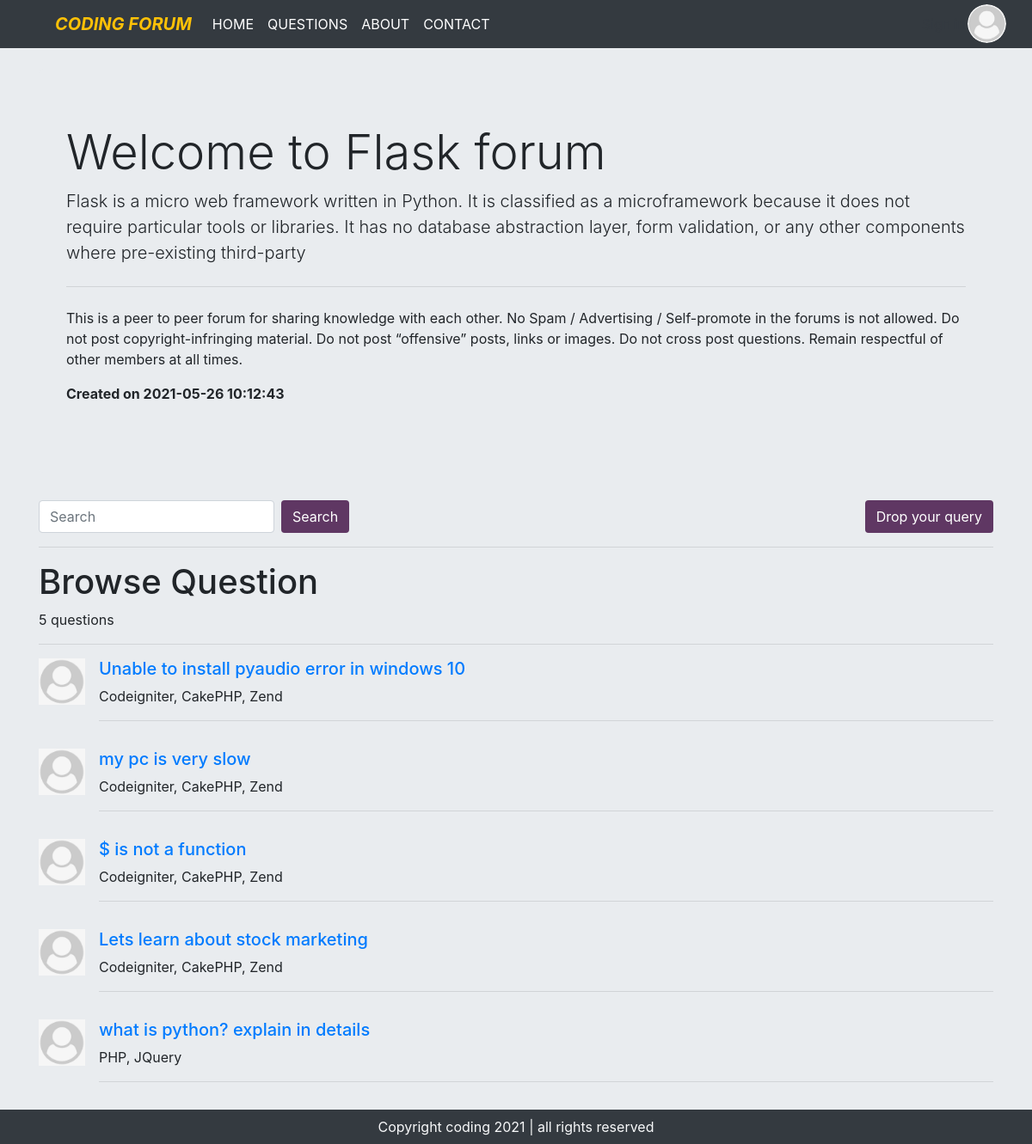
Page /questions.php?cat_id=4 on the committed database.
### tables this page shows
CREATE TABLE `categories` (
  `category_id` int(8) NOT NULL,
  `category_name` varchar(255) NOT NULL,
  `category_description` varchar(255) NOT NULL,
  `created` datetime NOT NULL DEFAULT current_timestamp()
);

CREATE TABLE `que_threads` (
  `thread_id` int(8) NOT NULL,
  `thread_title` varchar(255) NOT NULL,
  `thread_desc` text NOT NULL,
  `thread_cat_id` int(8) NOT NULL,
  `posted_by` varchar(255) NOT NULL,
  `timestamp` datetime NOT NULL DEFAULT current_timestamp(),
  `tags` text NOT NULL
);

### questions.php (the view, shortened to what this page needs)
<?php
    include 'partials/dbconnection.php';
?>
<!doctype html>
<html lang="en">
<head>
    <link rel="stylesheet" href="https://maxcdn.bootstrapcdn.com/bootstrap/4.0.0/css/bootstrap.min.css"
>
    <link rel="stylesheet" href="https://cdnjs.cloudflare.com/ajax/libs/font-awesome/5.15.3/css/all.min.css"
>
    <link rel="stylesheet" type="text/css" href="css/user-menu.css">
</head>
<body id="top">
    <?php include 'partials/header.php'; ?>
    <?php
                  if(isset($_REQUEST['cat_id']) == true){
                      $id = $_REQUEST['cat_id'];
                      $sql1 = "select * from categories where category_id = '$id'";
                      $query1 = mysqli_query($conn, $sql1);
                      while($row = mysqli_fetch_array($query1)){
                          echo '<div class="container my-4">
                            <div class="jumbotron">
                                <h1 class="display-4">Welcome to '.$row['category_name'].' forum</h1>
                                <p class="lead">'.$row['category_description'].'</p>
                                <hr class="my-4">
                                <p>This is a peer to peer forum for sharing knowledge with each other. No Spam / Advertising /
                                Self-promote in the forums is not allowed. Do not post copyright-infringing material.
                                Do not post “offensive” posts, links or images.
                                Do not cross post questions.
                                Remain respectful of other members at all times.</p>
                                <p><b>Created on '.$row['created'].'</b></p>
                            </div>
                        </div>';
                       }
                    }
    ?>
    <div class="container d-flex justify-content-between align-items-baseline mt-4">
        <form class="form-inline my-2 my-lg-0" action="search.php" method="GET">
            <input class="form-control mr-sm-2" type="search" placeholder="Search" name="query" aria-label="Search">
            <button class="btn my-2 my-sm-0 text-white" type="submit" style="background-color: #5f3763;">Search</button>
        </form>
        <a href="ask.php" class="btn text-white" style="background-color: #5f3763;">Drop your query</a>
    </div>
    <div class="container">
        <hr>
        <h1>Browse Question</h1>
        <?php
                      $sql = "select * from que_threads";
                      $result = mysqli_query($conn, $sql);
                      $row = mysqli_num_rows($result);
                      echo "<p>".$row." questions</p>";
                      echo "<hr>";
                  if($row > 0){
                      while($row1 = mysqli_fetch_array($result)){
                        echo '<div class="media my-3">
                                <img src="images/default.png" width="54px" class="mr-3" alt="...">
                                <div class="media-body">
                                    <h5 class="mt-0"><a href="thread.php?que='.$row1['slug'].'" class="" style="text-decoration: none;">'.$row1['thread_title'].'</a></h5>
                                    '.$row1['tags'].'
                                    <hr>
                                </div>
                            </div>';
                       }
                  }
     ?>
    </div>
    <?php include 'partials/footer.php'; ?>
</body>
</html>

### css/user-menu.css (style rules this page uses)
* { margin: 0; padding: 0; }

### questions.php (style rules this page uses)
body { background-color: #e9ecef; }

### rows in the picture
categories: category_name "Flask", category_description "Flask is a micro web framework written in Python. It is classified as a microframework because it does not require particular tools or libraries. It has no database abstraction layer, form validation, or any other components where pre-existing third-party", created "2021-05-26 10:12:43"
que_threads: thread_title "Unable to install pyaudio error in windows 10", tags "Codeigniter, CakePHP, Zend"
que_threads: thread_title "my pc is very slow", tags "Codeigniter, CakePHP, Zend"
que_threads: thread_title "$ is not a function", tags "Codeigniter, CakePHP, Zend"
que_threads: thread_title "Lets learn about stock marketing", tags "Codeigniter, CakePHP, Zend"
que_threads: thread_title "what is python? explain in details", tags "PHP, JQuery"

### other values in the picture
$row "5"
